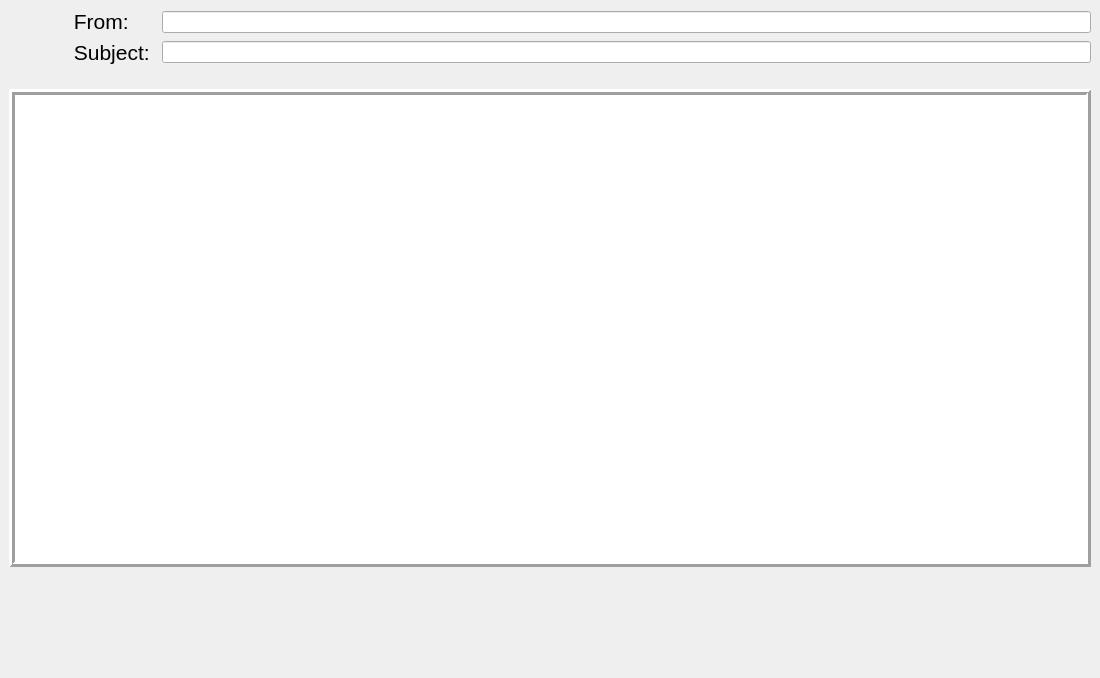
<?xml version="1.0" encoding="UTF-8"?>
<ui version="4.0">
 <class>Read</class>
 <widget class="QWidget" name="Read">
  <property name="geometry">
   <rect>
    <x>0</x>
    <y>0</y>
    <width>1100</width>
    <height>678</height>
   </rect>
  </property>
  <property name="minimumSize">
   <size>
    <width>1100</width>
    <height>0</height>
   </size>
  </property>
  <property name="maximumSize">
   <size>
    <width>1100</width>
    <height>16777215</height>
   </size>
  </property>
  <property name="windowTitle">
   <string>Form</string>
  </property>
  <widget class="QWidget" name="widget_5" native="true">
   <property name="geometry">
    <rect>
     <x>0</x>
     <y>0</y>
     <width>1100</width>
     <height>600</height>
    </rect>
   </property>
   <property name="sizePolicy">
    <sizepolicy hsizetype="Fixed" vsizetype="Preferred">
     <horstretch>0</horstretch>
     <verstretch>0</verstretch>
    </sizepolicy>
   </property>
   <property name="minimumSize">
    <size>
     <width>1100</width>
     <height>600</height>
    </size>
   </property>
   <property name="maximumSize">
    <size>
     <width>1100</width>
     <height>600</height>
    </size>
   </property>
   <layout class="QVBoxLayout" name="verticalLayout">
    <item>
     <widget class="QWidget" name="widget" native="true">
      <layout class="QHBoxLayout" name="horizontalLayout">
       <item>
        <widget class="QToolButton" name="toolButton">
         <property name="minimumSize">
          <size>
           <width>50</width>
           <height>50</height>
          </size>
         </property>
         <property name="text">
          <string/>
         </property>
         <property name="icon">
          <iconset resource="res.qrc">
           <normaloff>:/new/prefix1/picres/arrow_right_1.png</normaloff>:/new/prefix1/picres/arrow_right_1.png</iconset>
         </property>
         <property name="iconSize">
          <size>
           <width>45</width>
           <height>45</height>
          </size>
         </property>
         <property name="autoRaise">
          <bool>true</bool>
         </property>
        </widget>
       </item>
       <item>
        <widget class="QWidget" name="widget_7" native="true">
         <layout class="QVBoxLayout" name="verticalLayout_4">
          <property name="leftMargin">
           <number>0</number>
          </property>
          <property name="topMargin">
           <number>0</number>
          </property>
          <property name="rightMargin">
           <number>0</number>
          </property>
          <property name="bottomMargin">
           <number>0</number>
          </property>
          <item>
           <widget class="QLabel" name="label">
            <property name="font">
             <font>
              <pointsize>16</pointsize>
             </font>
            </property>
            <property name="text">
             <string> From:</string>
            </property>
           </widget>
          </item>
          <item>
           <widget class="QLabel" name="label_2">
            <property name="font">
             <font>
              <pointsize>16</pointsize>
             </font>
            </property>
            <property name="text">
             <string> Subject: </string>
            </property>
           </widget>
          </item>
         </layout>
        </widget>
       </item>
       <item>
        <widget class="QWidget" name="widget_2" native="true">
         <layout class="QVBoxLayout" name="verticalLayout_3">
          <property name="leftMargin">
           <number>0</number>
          </property>
          <property name="topMargin">
           <number>0</number>
          </property>
          <property name="rightMargin">
           <number>0</number>
          </property>
          <property name="bottomMargin">
           <number>0</number>
          </property>
          <item>
           <widget class="QLineEdit" name="lineEdit_from">
            <property name="font">
             <font>
              <underline>true</underline>
             </font>
            </property>
            <property name="text">
             <string/>
            </property>
           </widget>
          </item>
          <item>
           <widget class="QLineEdit" name="lineEdit_subject">
            <property name="font">
             <font>
              <underline>true</underline>
             </font>
            </property>
            <property name="text">
             <string/>
            </property>
           </widget>
          </item>
         </layout>
        </widget>
       </item>
      </layout>
     </widget>
    </item>
    <item>
     <widget class="QWidget" name="widget_3" native="true">
      <layout class="QVBoxLayout" name="verticalLayout_2">
       <item>
        <widget class="QTextEdit" name="textEdit">
         <property name="frameShape">
          <enum>QFrame::Box</enum>
         </property>
         <property name="frameShadow">
          <enum>QFrame::Raised</enum>
         </property>
         <property name="lineWidth">
          <number>3</number>
         </property>
        </widget>
       </item>
      </layout>
     </widget>
    </item>
    <item>
     <widget class="QWidget" name="widget_files" native="true">
      <property name="minimumSize">
       <size>
        <width>0</width>
        <height>50</height>
       </size>
      </property>
      <layout class="QHBoxLayout" name="horizontalLayout_file">
       <property name="sizeConstraint">
        <enum>QLayout::SetFixedSize</enum>
       </property>
      </layout>
     </widget>
    </item>
   </layout>
  </widget>
 </widget>
 <resources>
  <include location="res.qrc"/>
 </resources>
 <connections/>
</ui>
